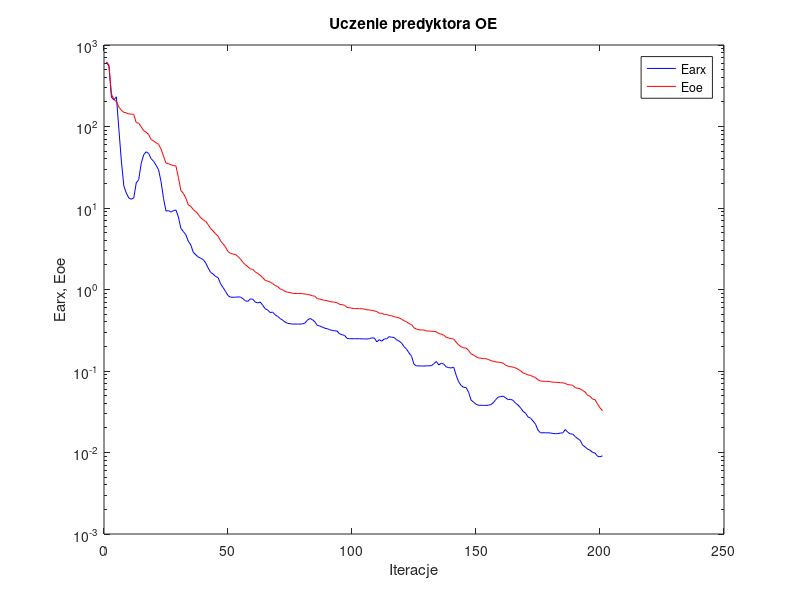
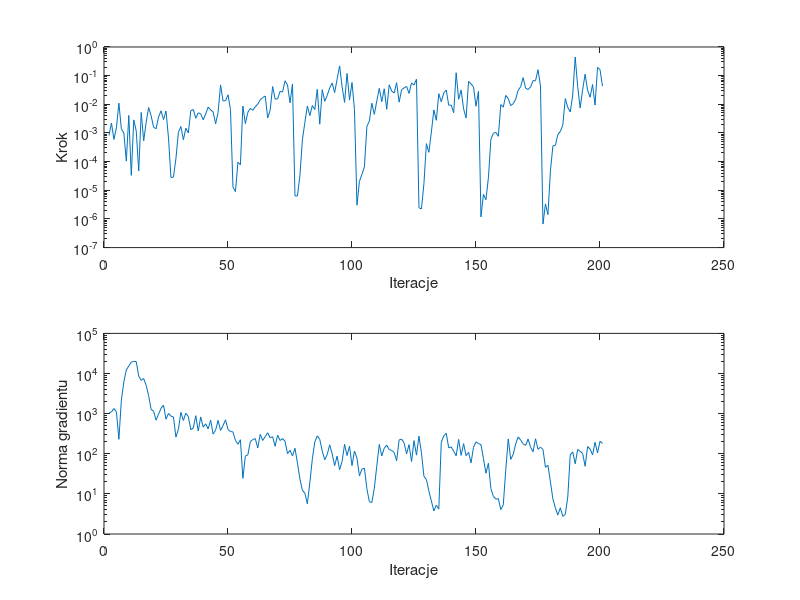

Reproduce these figures in MATLAB, in order.
%uczenie predyktora oe
clear all;
n=0; farx(n+1)=6.156150e+002; foe(n+1)=6.239167e+002; wspucz(n+1)=0.000000e+000; ng(n+1)=0.000000e+000;
%odnowa zmiennej metryki
n=1; farx(n+1)=5.488743e+002; foe(n+1)=5.642503e+002; krok(n+1)=8.178849e-004; ng(n+1)=1.028828e+003;
n=2; farx(n+1)=2.284868e+002; foe(n+1)=2.498764e+002; krok(n+1)=2.224854e-003; ng(n+1)=1.103489e+003;
n=3; farx(n+1)=2.122231e+002; foe(n+1)=2.136055e+002; krok(n+1)=5.985093e-004; ng(n+1)=1.339184e+003;
n=4; farx(n+1)=2.311681e+002; foe(n+1)=2.027825e+002; krok(n+1)=1.511984e-003; ng(n+1)=1.103013e+003;
n=5; farx(n+1)=9.252487e+001; foe(n+1)=1.734365e+002; krok(n+1)=1.095618e-002; ng(n+1)=2.290959e+002;
n=6; farx(n+1)=3.762834e+001; foe(n+1)=1.581211e+002; krok(n+1)=1.389400e-003; ng(n+1)=2.171762e+003;
n=7; farx(n+1)=1.864032e+001; foe(n+1)=1.492130e+002; krok(n+1)=9.907031e-004; ng(n+1)=6.192463e+003;
n=8; farx(n+1)=1.523096e+001; foe(n+1)=1.468181e+002; krok(n+1)=1.042068e-004; ng(n+1)=1.228420e+004;
n=9; farx(n+1)=1.327603e+001; foe(n+1)=1.427940e+002; krok(n+1)=4.083230e-003; ng(n+1)=1.544160e+004;
n=10; farx(n+1)=1.281052e+001; foe(n+1)=1.420051e+002; krok(n+1)=3.315087e-005; ng(n+1)=1.914312e+004;
n=11; farx(n+1)=1.329166e+001; foe(n+1)=1.406802e+002; krok(n+1)=2.855545e-003; ng(n+1)=2.006408e+004;
n=12; farx(n+1)=2.031080e+001; foe(n+1)=1.113683e+002; krok(n+1)=1.185775e-003; ng(n+1)=1.977070e+004;
n=13; farx(n+1)=2.229932e+001; foe(n+1)=1.099053e+002; krok(n+1)=4.714982e-005; ng(n+1)=8.614833e+003;
n=14; farx(n+1)=3.516411e+001; foe(n+1)=9.907850e+001; krok(n+1)=5.214527e-003; ng(n+1)=6.748796e+003;
n=15; farx(n+1)=4.499727e+001; foe(n+1)=8.879797e+001; krok(n+1)=5.333789e-004; ng(n+1)=7.499256e+003;
n=16; farx(n+1)=4.896103e+001; foe(n+1)=8.515185e+001; krok(n+1)=2.329278e-003; ng(n+1)=5.076564e+003;
n=17; farx(n+1)=4.667124e+001; foe(n+1)=7.947373e+001; krok(n+1)=7.737158e-003; ng(n+1)=2.810580e+003;
n=18; farx(n+1)=4.022754e+001; foe(n+1)=6.932182e+001; krok(n+1)=3.999353e-003; ng(n+1)=1.278252e+003;
n=19; farx(n+1)=3.740785e+001; foe(n+1)=6.645523e+001; krok(n+1)=1.587460e-003; ng(n+1)=1.151115e+003;
n=20; farx(n+1)=3.340472e+001; foe(n+1)=6.308868e+001; krok(n+1)=1.408753e-003; ng(n+1)=6.880331e+002;
n=21; farx(n+1)=2.956613e+001; foe(n+1)=6.042860e+001; krok(n+1)=3.595805e-003; ng(n+1)=9.736913e+002;
n=22; farx(n+1)=2.104840e+001; foe(n+1)=5.295949e+001; krok(n+1)=5.945944e-003; ng(n+1)=1.361488e+003;
n=23; farx(n+1)=1.310083e+001; foe(n+1)=4.326795e+001; krok(n+1)=2.926191e-003; ng(n+1)=1.625504e+003;
n=24; farx(n+1)=9.173794e+000; foe(n+1)=3.556598e+001; krok(n+1)=5.829556e-003; ng(n+1)=7.282405e+002;
n=25; farx(n+1)=9.288718e+000; foe(n+1)=3.499952e+001; krok(n+1)=6.738436e-004; ng(n+1)=1.013888e+003;
%odnowa zmiennej metryki
n=26; farx(n+1)=8.909167e+000; foe(n+1)=3.387695e+001; krok(n+1)=2.775430e-005; ng(n+1)=8.626339e+002;
n=27; farx(n+1)=9.293668e+000; foe(n+1)=3.317421e+001; krok(n+1)=2.921834e-005; ng(n+1)=8.288713e+002;
n=28; farx(n+1)=9.458898e+000; foe(n+1)=3.283242e+001; krok(n+1)=1.275185e-004; ng(n+1)=2.595339e+002;
n=29; farx(n+1)=7.769115e+000; foe(n+1)=2.370258e+001; krok(n+1)=1.055436e-003; ng(n+1)=4.082568e+002;
n=30; farx(n+1)=5.614123e+000; foe(n+1)=1.639273e+001; krok(n+1)=1.682049e-003; ng(n+1)=1.077950e+003;
n=31; farx(n+1)=5.142064e+000; foe(n+1)=1.512350e+001; krok(n+1)=5.792497e-004; ng(n+1)=6.763344e+002;
n=32; farx(n+1)=4.690858e+000; foe(n+1)=1.321495e+001; krok(n+1)=1.460933e-003; ng(n+1)=1.028828e+003;
n=33; farx(n+1)=3.914382e+000; foe(n+1)=1.093410e+001; krok(n+1)=9.975011e-004; ng(n+1)=8.505028e+002;
n=34; farx(n+1)=3.516514e+000; foe(n+1)=1.046969e+001; krok(n+1)=5.967857e-003; ng(n+1)=3.980078e+002;
n=35; farx(n+1)=2.860530e+000; foe(n+1)=9.545652e+000; krok(n+1)=6.607631e-003; ng(n+1)=4.389318e+002;
n=36; farx(n+1)=2.665535e+000; foe(n+1)=9.041731e+000; krok(n+1)=3.253129e-003; ng(n+1)=8.886801e+002;
n=37; farx(n+1)=2.510302e+000; foe(n+1)=8.364515e+000; krok(n+1)=5.038654e-003; ng(n+1)=3.720003e+002;
n=38; farx(n+1)=2.414061e+000; foe(n+1)=7.587287e+000; krok(n+1)=4.672280e-003; ng(n+1)=8.285822e+002;
n=39; farx(n+1)=2.330812e+000; foe(n+1)=7.173177e+000; krok(n+1)=2.855545e-003; ng(n+1)=4.611308e+002;
n=40; farx(n+1)=2.116855e+000; foe(n+1)=6.847933e+000; krok(n+1)=4.615511e-003; ng(n+1)=5.577608e+002;
n=41; farx(n+1)=1.837987e+000; foe(n+1)=6.236299e+000; krok(n+1)=7.993461e-003; ng(n+1)=4.190128e+002;
n=42; farx(n+1)=1.621868e+000; foe(n+1)=5.594366e+000; krok(n+1)=6.349841e-003; ng(n+1)=6.887489e+002;
n=43; farx(n+1)=1.549275e+000; foe(n+1)=5.212265e+000; krok(n+1)=5.433546e-003; ng(n+1)=3.095062e+002;
n=44; farx(n+1)=1.443995e+000; foe(n+1)=4.824477e+000; krok(n+1)=2.076855e-003; ng(n+1)=3.885579e+002;
n=45; farx(n+1)=1.401013e+000; foe(n+1)=4.507274e+000; krok(n+1)=5.228877e-003; ng(n+1)=6.791014e+002;
n=46; farx(n+1)=1.175337e+000; foe(n+1)=3.946697e+000; krok(n+1)=4.756755e-002; ng(n+1)=3.822842e+002;
n=47; farx(n+1)=1.058802e+000; foe(n+1)=3.629243e+000; krok(n+1)=1.315303e-002; ng(n+1)=5.065017e+002;
n=48; farx(n+1)=9.472622e-001; foe(n+1)=3.327095e+000; krok(n+1)=1.336226e-002; ng(n+1)=7.007457e+002;
n=49; farx(n+1)=8.419628e-001; foe(n+1)=2.919530e+000; krok(n+1)=2.147336e-002; ng(n+1)=4.034661e+002;
n=50; farx(n+1)=8.059932e-001; foe(n+1)=2.775215e+000; krok(n+1)=6.572826e-003; ng(n+1)=3.593402e+002;
%odnowa zmiennej metryki
n=51; farx(n+1)=8.025394e-001; foe(n+1)=2.721201e+000; krok(n+1)=1.283755e-005; ng(n+1)=3.497603e+002;
n=52; farx(n+1)=8.050364e-001; foe(n+1)=2.689939e+000; krok(n+1)=8.997287e-006; ng(n+1)=2.148401e+002;
n=53; farx(n+1)=8.111310e-001; foe(n+1)=2.535343e+000; krok(n+1)=9.532169e-005; ng(n+1)=1.727624e+002;
n=54; farx(n+1)=8.061805e-001; foe(n+1)=2.381403e+000; krok(n+1)=7.765442e-005; ng(n+1)=2.236941e+002;
n=55; farx(n+1)=7.724113e-001; foe(n+1)=2.157194e+000; krok(n+1)=8.705227e-003; ng(n+1)=2.438597e+001;
n=56; farx(n+1)=7.269575e-001; foe(n+1)=2.016900e+000; krok(n+1)=2.117016e-003; ng(n+1)=8.731221e+001;
n=57; farx(n+1)=7.151379e-001; foe(n+1)=1.900157e+000; krok(n+1)=5.214412e-003; ng(n+1)=9.397125e+001;
n=58; farx(n+1)=7.663082e-001; foe(n+1)=1.790779e+000; krok(n+1)=7.191676e-003; ng(n+1)=2.008714e+002;
n=59; farx(n+1)=7.611601e-001; foe(n+1)=1.763113e+000; krok(n+1)=6.192369e-003; ng(n+1)=2.259315e+002;
n=60; farx(n+1)=6.993827e-001; foe(n+1)=1.643691e+000; krok(n+1)=8.202462e-003; ng(n+1)=2.387444e+002;
n=61; farx(n+1)=6.852220e-001; foe(n+1)=1.574988e+000; krok(n+1)=1.025657e-002; ng(n+1)=1.388561e+002;
n=62; farx(n+1)=7.012565e-001; foe(n+1)=1.494593e+000; krok(n+1)=1.434453e-002; ng(n+1)=3.053282e+002;
n=63; farx(n+1)=6.406101e-001; foe(n+1)=1.397498e+000; krok(n+1)=1.716139e-002; ng(n+1)=2.143563e+002;
n=64; farx(n+1)=5.804031e-001; foe(n+1)=1.293876e+000; krok(n+1)=1.950573e-002; ng(n+1)=2.691944e+002;
n=65; farx(n+1)=5.603817e-001; foe(n+1)=1.266286e+000; krok(n+1)=3.349706e-003; ng(n+1)=3.337790e+002;
n=66; farx(n+1)=5.215449e-001; foe(n+1)=1.236891e+000; krok(n+1)=6.271232e-003; ng(n+1)=2.492829e+002;
n=67; farx(n+1)=5.276948e-001; foe(n+1)=1.181792e+000; krok(n+1)=4.171622e-002; ng(n+1)=2.662400e+002;
n=68; farx(n+1)=4.906985e-001; foe(n+1)=1.120330e+000; krok(n+1)=1.517118e-002; ng(n+1)=1.537433e+002;
n=69; farx(n+1)=4.676042e-001; foe(n+1)=1.087505e+000; krok(n+1)=1.547432e-002; ng(n+1)=2.902274e+002;
n=70; farx(n+1)=4.408204e-001; foe(n+1)=1.019321e+000; krok(n+1)=2.847182e-002; ng(n+1)=2.142041e+002;
n=71; farx(n+1)=4.210695e-001; foe(n+1)=9.934974e-001; krok(n+1)=2.680031e-002; ng(n+1)=2.386802e+002;
n=72; farx(n+1)=3.987454e-001; foe(n+1)=9.488738e-001; krok(n+1)=6.602029e-002; ng(n+1)=2.051185e+002;
n=73; farx(n+1)=3.847869e-001; foe(n+1)=9.276260e-001; krok(n+1)=4.715694e-002; ng(n+1)=1.005851e+002;
n=74; farx(n+1)=3.807773e-001; foe(n+1)=9.180437e-001; krok(n+1)=1.121665e-002; ng(n+1)=1.223631e+002;
n=75; farx(n+1)=3.768820e-001; foe(n+1)=8.983136e-001; krok(n+1)=5.121364e-002; ng(n+1)=8.796015e+001;
%odnowa zmiennej metryki
n=76; farx(n+1)=3.768690e-001; foe(n+1)=8.944781e-001; krok(n+1)=6.371971e-006; ng(n+1)=1.372177e+002;
n=77; farx(n+1)=3.768822e-001; foe(n+1)=8.930014e-001; krok(n+1)=6.341995e-006; ng(n+1)=5.902674e+001;
n=78; farx(n+1)=3.763936e-001; foe(n+1)=8.923023e-001; krok(n+1)=3.298238e-005; ng(n+1)=2.333383e+001;
n=79; farx(n+1)=3.782656e-001; foe(n+1)=8.889352e-001; krok(n+1)=5.847957e-004; ng(n+1)=1.225171e+001;
n=80; farx(n+1)=3.870394e-001; foe(n+1)=8.802751e-001; krok(n+1)=2.348414e-003; ng(n+1)=1.041590e+001;
n=81; farx(n+1)=4.197722e-001; foe(n+1)=8.702463e-001; krok(n+1)=8.744518e-003; ng(n+1)=5.668386e+000;
n=82; farx(n+1)=4.409694e-001; foe(n+1)=8.594471e-001; krok(n+1)=4.027729e-003; ng(n+1)=1.927312e+001;
n=83; farx(n+1)=4.274335e-001; foe(n+1)=8.384504e-001; krok(n+1)=9.045235e-003; ng(n+1)=7.319381e+001;
n=84; farx(n+1)=4.023598e-001; foe(n+1)=8.273857e-001; krok(n+1)=6.543079e-003; ng(n+1)=1.988976e+002;
n=85; farx(n+1)=3.620357e-001; foe(n+1)=7.698804e-001; krok(n+1)=3.320390e-002; ng(n+1)=2.793421e+002;
n=86; farx(n+1)=3.574386e-001; foe(n+1)=7.639078e-001; krok(n+1)=2.021294e-003; ng(n+1)=2.284069e+002;
n=87; farx(n+1)=3.453278e-001; foe(n+1)=7.470720e-001; krok(n+1)=3.234070e-002; ng(n+1)=1.171812e+002;
n=88; farx(n+1)=3.353227e-001; foe(n+1)=7.365300e-001; krok(n+1)=1.269968e-002; ng(n+1)=7.069207e+001;
n=89; farx(n+1)=3.305114e-001; foe(n+1)=7.278192e-001; krok(n+1)=2.049366e-002; ng(n+1)=9.577874e+001;
n=90; farx(n+1)=3.209576e-001; foe(n+1)=7.139465e-001; krok(n+1)=3.692409e-002; ng(n+1)=1.672648e+002;
n=91; farx(n+1)=3.146498e-001; foe(n+1)=7.037856e-001; krok(n+1)=5.514490e-002; ng(n+1)=9.968082e+001;
n=92; farx(n+1)=3.117205e-001; foe(n+1)=6.989058e-001; krok(n+1)=2.561181e-002; ng(n+1)=5.057112e+001;
n=93; farx(n+1)=3.092345e-001; foe(n+1)=6.863972e-001; krok(n+1)=7.494212e-002; ng(n+1)=8.748969e+001;
n=94; farx(n+1)=2.857981e-001; foe(n+1)=6.574051e-001; krok(n+1)=2.192961e-001; ng(n+1)=4.001869e+001;
n=95; farx(n+1)=2.787482e-001; foe(n+1)=6.501435e-001; krok(n+1)=4.076532e-002; ng(n+1)=6.439406e+001;
n=96; farx(n+1)=2.733814e-001; foe(n+1)=6.426667e-001; krok(n+1)=1.165911e-002; ng(n+1)=1.722158e+002;
n=97; farx(n+1)=2.512213e-001; foe(n+1)=6.027941e-001; krok(n+1)=1.189066e-001; ng(n+1)=9.044747e+001;
n=98; farx(n+1)=2.493284e-001; foe(n+1)=5.981596e-001; krok(n+1)=1.406421e-002; ng(n+1)=1.545797e+002;
n=99; farx(n+1)=2.488078e-001; foe(n+1)=5.885506e-001; krok(n+1)=5.753341e-002; ng(n+1)=5.073928e+001;
n=100; farx(n+1)=2.490894e-001; foe(n+1)=5.835376e-001; krok(n+1)=6.496894e-003; ng(n+1)=1.167704e+002;
%odnowa zmiennej metryki
n=101; farx(n+1)=2.490620e-001; foe(n+1)=5.829029e-001; krok(n+1)=3.014214e-006; ng(n+1)=7.770731e+001;
n=102; farx(n+1)=2.489494e-001; foe(n+1)=5.822234e-001; krok(n+1)=2.058283e-005; ng(n+1)=2.806671e+001;
n=103; farx(n+1)=2.479253e-001; foe(n+1)=5.800501e-001; krok(n+1)=3.572825e-005; ng(n+1)=4.145076e+001;
n=104; farx(n+1)=2.475147e-001; foe(n+1)=5.747773e-001; krok(n+1)=6.581348e-005; ng(n+1)=4.373799e+001;
n=105; farx(n+1)=2.473626e-001; foe(n+1)=5.628168e-001; krok(n+1)=1.682049e-003; ng(n+1)=1.344741e+001;
n=106; farx(n+1)=2.494041e-001; foe(n+1)=5.610231e-001; krok(n+1)=2.604174e-003; ng(n+1)=6.389142e+000;
n=107; farx(n+1)=2.553865e-001; foe(n+1)=5.536233e-001; krok(n+1)=1.086709e-002; ng(n+1)=6.067057e+000;
n=108; farx(n+1)=2.537023e-001; foe(n+1)=5.463449e-001; krok(n+1)=4.447430e-003; ng(n+1)=1.393412e+001;
n=109; farx(n+1)=2.277973e-001; foe(n+1)=5.357464e-001; krok(n+1)=1.321526e-002; ng(n+1)=4.993604e+001;
n=110; farx(n+1)=2.420501e-001; foe(n+1)=5.128084e-001; krok(n+1)=3.598781e-002; ng(n+1)=1.708338e+002;
n=111; farx(n+1)=2.323524e-001; foe(n+1)=5.104138e-001; krok(n+1)=1.238474e-002; ng(n+1)=8.849120e+001;
n=112; farx(n+1)=2.475668e-001; foe(n+1)=4.946984e-001; krok(n+1)=3.473024e-002; ng(n+1)=1.377042e+002;
n=113; farx(n+1)=2.483197e-001; foe(n+1)=4.929690e-001; krok(n+1)=6.669234e-003; ng(n+1)=1.639033e+002;
n=114; farx(n+1)=2.640696e-001; foe(n+1)=4.815701e-001; krok(n+1)=4.797973e-002; ng(n+1)=1.277570e+002;
n=115; farx(n+1)=2.595052e-001; foe(n+1)=4.749587e-001; krok(n+1)=2.900728e-002; ng(n+1)=1.202139e+002;
n=116; farx(n+1)=2.579174e-001; foe(n+1)=4.645080e-001; krok(n+1)=2.476948e-002; ng(n+1)=1.075753e+002;
n=117; farx(n+1)=2.408004e-001; foe(n+1)=4.553026e-001; krok(n+1)=5.671128e-002; ng(n+1)=6.709085e+001;
n=118; farx(n+1)=2.333916e-001; foe(n+1)=4.490490e-001; krok(n+1)=1.189189e-002; ng(n+1)=2.205660e+002;
n=119; farx(n+1)=2.199911e-001; foe(n+1)=4.307560e-001; krok(n+1)=3.207144e-002; ng(n+1)=2.326472e+002;
n=120; farx(n+1)=1.990125e-001; foe(n+1)=4.142671e-001; krok(n+1)=3.730542e-002; ng(n+1)=1.875635e+002;
n=121; farx(n+1)=1.850280e-001; foe(n+1)=4.001353e-001; krok(n+1)=4.215364e-002; ng(n+1)=9.931360e+001;
n=122; farx(n+1)=1.667772e-001; foe(n+1)=3.826259e-001; krok(n+1)=2.392360e-002; ng(n+1)=1.689875e+002;
n=123; farx(n+1)=1.519913e-001; foe(n+1)=3.705803e-001; krok(n+1)=5.558094e-002; ng(n+1)=6.404186e+001;
n=124; farx(n+1)=1.209490e-001; foe(n+1)=3.386741e-001; krok(n+1)=4.732423e-002; ng(n+1)=2.119543e+002;
n=125; farx(n+1)=1.157070e-001; foe(n+1)=3.270476e-001; krok(n+1)=7.542765e-002; ng(n+1)=9.244950e+001;
%odnowa zmiennej metryki
n=126; farx(n+1)=1.153598e-001; foe(n+1)=3.199364e-001; krok(n+1)=2.452269e-006; ng(n+1)=2.748744e+002;
n=127; farx(n+1)=1.152486e-001; foe(n+1)=3.190933e-001; krok(n+1)=2.235828e-006; ng(n+1)=1.054744e+002;
n=128; farx(n+1)=1.150919e-001; foe(n+1)=3.185313e-001; krok(n+1)=1.707914e-005; ng(n+1)=2.747397e+001;
n=129; farx(n+1)=1.158266e-001; foe(n+1)=3.103812e-001; krok(n+1)=4.235557e-004; ng(n+1)=2.263676e+001;
n=130; farx(n+1)=1.157328e-001; foe(n+1)=3.088805e-001; krok(n+1)=2.111695e-004; ng(n+1)=1.180879e+001;
n=131; farx(n+1)=1.163186e-001; foe(n+1)=3.075843e-001; krok(n+1)=1.078226e-003; ng(n+1)=6.642177e+000;
n=132; farx(n+1)=1.227592e-001; foe(n+1)=3.056604e-001; krok(n+1)=6.349841e-003; ng(n+1)=3.751107e+000;
n=133; farx(n+1)=1.307972e-001; foe(n+1)=3.033363e-001; krok(n+1)=2.774090e-003; ng(n+1)=5.228949e+000;
n=134; farx(n+1)=1.185805e-001; foe(n+1)=2.881224e-001; krok(n+1)=2.340953e-002; ng(n+1)=4.198928e+000;
n=135; farx(n+1)=1.245703e-001; foe(n+1)=2.833311e-001; krok(n+1)=1.219985e-002; ng(n+1)=1.949857e+002;
n=136; farx(n+1)=1.213695e-001; foe(n+1)=2.760840e-001; krok(n+1)=2.509359e-002; ng(n+1)=2.785630e+002;
n=137; farx(n+1)=1.121745e-001; foe(n+1)=2.589079e-001; krok(n+1)=3.153338e-002; ng(n+1)=3.235469e+002;
n=138; farx(n+1)=1.100484e-001; foe(n+1)=2.537179e-001; krok(n+1)=9.266348e-003; ng(n+1)=1.407205e+002;
n=139; farx(n+1)=1.088761e-001; foe(n+1)=2.500943e-001; krok(n+1)=9.385969e-003; ng(n+1)=1.478923e+002;
n=140; farx(n+1)=1.116748e-001; foe(n+1)=2.464052e-001; krok(n+1)=5.095665e-003; ng(n+1)=1.159109e+002;
n=141; farx(n+1)=8.868355e-002; foe(n+1)=2.255607e-001; krok(n+1)=1.261335e-001; ng(n+1)=8.888621e+001;
n=142; farx(n+1)=7.379356e-002; foe(n+1)=2.087377e-001; krok(n+1)=1.501192e-002; ng(n+1)=2.274193e+002;
n=143; farx(n+1)=6.644704e-002; foe(n+1)=1.984771e-001; krok(n+1)=3.153338e-002; ng(n+1)=9.119666e+001;
n=144; farx(n+1)=6.304472e-002; foe(n+1)=1.920289e-001; krok(n+1)=6.947618e-003; ng(n+1)=1.787135e+002;
n=145; farx(n+1)=6.273170e-002; foe(n+1)=1.914662e-001; krok(n+1)=3.303815e-003; ng(n+1)=8.952319e+001;
n=146; farx(n+1)=5.493248e-002; foe(n+1)=1.784724e-001; krok(n+1)=6.278363e-002; ng(n+1)=1.088377e+002;
n=147; farx(n+1)=4.415834e-002; foe(n+1)=1.622943e-001; krok(n+1)=5.160128e-002; ng(n+1)=5.934336e+001;
n=148; farx(n+1)=4.153699e-002; foe(n+1)=1.570529e-001; krok(n+1)=4.002904e-002; ng(n+1)=1.448441e+002;
n=149; farx(n+1)=3.908448e-002; foe(n+1)=1.497368e-001; krok(n+1)=8.580693e-003; ng(n+1)=1.985128e+002;
n=150; farx(n+1)=3.802233e-002; foe(n+1)=1.448841e-001; krok(n+1)=2.876644e-002; ng(n+1)=1.793490e+002;
%odnowa zmiennej metryki
n=151; farx(n+1)=3.797430e-002; foe(n+1)=1.434023e-001; krok(n+1)=1.179356e-006; ng(n+1)=1.682257e+002;
n=152; farx(n+1)=3.784817e-002; foe(n+1)=1.417734e-001; krok(n+1)=7.204914e-006; ng(n+1)=7.671879e+001;
n=153; farx(n+1)=3.787194e-002; foe(n+1)=1.415192e-001; krok(n+1)=4.670339e-006; ng(n+1)=3.265359e+001;
n=154; farx(n+1)=3.800708e-002; foe(n+1)=1.385646e-001; krok(n+1)=2.723127e-005; ng(n+1)=5.812216e+001;
n=155; farx(n+1)=3.873683e-002; foe(n+1)=1.341881e-001; krok(n+1)=5.978034e-004; ng(n+1)=1.350180e+001;
n=156; farx(n+1)=4.078807e-002; foe(n+1)=1.316133e-001; krok(n+1)=9.704157e-004; ng(n+1)=8.649049e+000;
n=157; farx(n+1)=4.476667e-002; foe(n+1)=1.294064e-001; krok(n+1)=1.050435e-003; ng(n+1)=7.419004e+000;
n=158; farx(n+1)=4.794144e-002; foe(n+1)=1.282318e-001; krok(n+1)=7.663457e-004; ng(n+1)=7.619820e+000;
n=159; farx(n+1)=4.850340e-002; foe(n+1)=1.272123e-001; krok(n+1)=9.744063e-003; ng(n+1)=4.063769e+000;
n=160; farx(n+1)=4.911961e-002; foe(n+1)=1.245950e-001; krok(n+1)=7.932207e-003; ng(n+1)=5.308806e+000;
n=161; farx(n+1)=4.650387e-002; foe(n+1)=1.172763e-001; krok(n+1)=2.038266e-002; ng(n+1)=4.006339e+001;
n=162; farx(n+1)=4.456006e-002; foe(n+1)=1.143256e-001; krok(n+1)=1.600678e-002; ng(n+1)=2.338682e+002;
n=163; farx(n+1)=4.487958e-002; foe(n+1)=1.131323e-001; krok(n+1)=8.996953e-003; ng(n+1)=7.238931e+001;
n=164; farx(n+1)=4.355672e-002; foe(n+1)=1.112490e-001; krok(n+1)=1.042882e-002; ng(n+1)=9.665230e+001;
n=165; farx(n+1)=4.013666e-002; foe(n+1)=1.088452e-001; krok(n+1)=1.520419e-002; ng(n+1)=1.758874e+002;
n=166; farx(n+1)=3.814847e-002; foe(n+1)=1.049877e-001; krok(n+1)=3.105538e-002; ng(n+1)=2.629446e+002;
n=167; farx(n+1)=3.518728e-002; foe(n+1)=1.004504e-001; krok(n+1)=4.095813e-002; ng(n+1)=2.203193e+002;
n=168; farx(n+1)=3.198885e-002; foe(n+1)=9.487835e-002; krok(n+1)=8.512166e-002; ng(n+1)=1.766617e+002;
n=169; farx(n+1)=3.028322e-002; foe(n+1)=9.220989e-002; krok(n+1)=3.650930e-002; ng(n+1)=1.624302e+002;
n=170; farx(n+1)=2.726701e-002; foe(n+1)=8.961974e-002; krok(n+1)=3.277333e-002; ng(n+1)=2.331048e+002;
n=171; farx(n+1)=2.641871e-002; foe(n+1)=8.814190e-002; krok(n+1)=4.000365e-002; ng(n+1)=1.455272e+002;
n=172; farx(n+1)=2.434300e-002; foe(n+1)=8.544510e-002; krok(n+1)=6.706589e-002; ng(n+1)=1.118640e+002;
n=173; farx(n+1)=2.229990e-002; foe(n+1)=8.293537e-002; krok(n+1)=6.647460e-002; ng(n+1)=2.370612e+002;
n=174; farx(n+1)=1.876243e-002; foe(n+1)=7.798933e-002; krok(n+1)=1.613755e-001; ng(n+1)=1.289224e+002;
n=175; farx(n+1)=1.746658e-002; foe(n+1)=7.536422e-002; krok(n+1)=4.346837e-002; ng(n+1)=1.460551e+002;
%odnowa zmiennej metryki
n=176; farx(n+1)=1.747010e-002; foe(n+1)=7.495805e-002; krok(n+1)=6.623605e-007; ng(n+1)=1.289205e+002;
n=177; farx(n+1)=1.745272e-002; foe(n+1)=7.468849e-002; krok(n+1)=3.333783e-006; ng(n+1)=4.605937e+001;
n=178; farx(n+1)=1.743306e-002; foe(n+1)=7.454132e-002; krok(n+1)=1.406573e-006; ng(n+1)=5.165599e+001;
n=179; farx(n+1)=1.738254e-002; foe(n+1)=7.385093e-002; krok(n+1)=4.661880e-005; ng(n+1)=1.997477e+001;
n=180; farx(n+1)=1.713627e-002; foe(n+1)=7.290139e-002; krok(n+1)=3.534472e-004; ng(n+1)=7.524785e+000;
n=181; farx(n+1)=1.702358e-002; foe(n+1)=7.265332e-002; krok(n+1)=3.697205e-004; ng(n+1)=4.483593e+000;
n=182; farx(n+1)=1.704238e-002; foe(n+1)=7.244796e-002; krok(n+1)=8.786586e-004; ng(n+1)=2.966051e+000;
n=183; farx(n+1)=1.731260e-002; foe(n+1)=7.180632e-002; krok(n+1)=1.127039e-003; ng(n+1)=4.510760e+000;
n=184; farx(n+1)=1.743510e-002; foe(n+1)=7.159232e-002; krok(n+1)=1.899561e-003; ng(n+1)=2.756484e+000;
n=185; farx(n+1)=1.913077e-002; foe(n+1)=7.041426e-002; krok(n+1)=1.586441e-002; ng(n+1)=3.088444e+000;
n=186; farx(n+1)=1.774768e-002; foe(n+1)=6.806354e-002; krok(n+1)=7.815763e-003; ng(n+1)=8.300432e+000;
n=187; farx(n+1)=1.691206e-002; foe(n+1)=6.757663e-002; krok(n+1)=5.414124e-003; ng(n+1)=9.361375e+001;
n=188; farx(n+1)=1.683584e-002; foe(n+1)=6.667610e-002; krok(n+1)=2.118799e-002; ng(n+1)=1.113480e+002;
n=189; farx(n+1)=1.567914e-002; foe(n+1)=6.250317e-002; krok(n+1)=4.461084e-001; ng(n+1)=5.621694e+001;
n=190; farx(n+1)=1.476653e-002; foe(n+1)=6.137449e-002; krok(n+1)=4.194258e-002; ng(n+1)=1.276161e+002;
n=191; farx(n+1)=1.414273e-002; foe(n+1)=6.051964e-002; krok(n+1)=7.385876e-003; ng(n+1)=1.149079e+002;
n=192; farx(n+1)=1.231278e-002; foe(n+1)=5.774299e-002; krok(n+1)=3.222183e-002; ng(n+1)=1.014613e+002;
n=193; farx(n+1)=1.170722e-002; foe(n+1)=5.518498e-002; krok(n+1)=1.125137e-001; ng(n+1)=4.875626e+001;
n=194; farx(n+1)=1.100217e-002; foe(n+1)=5.029630e-002; krok(n+1)=3.076926e-002; ng(n+1)=1.510939e+002;
n=195; farx(n+1)=1.066166e-002; foe(n+1)=4.895808e-002; krok(n+1)=1.759944e-002; ng(n+1)=1.310054e+002;
n=196; farx(n+1)=1.003496e-002; foe(n+1)=4.516545e-002; krok(n+1)=4.904612e-002; ng(n+1)=9.341944e+001;
n=197; farx(n+1)=9.853936e-003; foe(n+1)=4.454018e-002; krok(n+1)=9.378531e-003; ng(n+1)=1.933165e+002;
n=198; farx(n+1)=8.992414e-003; foe(n+1)=3.939844e-002; krok(n+1)=1.935340e-001; ng(n+1)=1.054793e+002;
n=199; farx(n+1)=8.879845e-003; foe(n+1)=3.536472e-002; krok(n+1)=1.630613e-001; ng(n+1)=2.040145e+002;
n=200; farx(n+1)=9.087375e-003; foe(n+1)=3.257528e-002; krok(n+1)=4.308418e-002; ng(n+1)=1.813999e+002;

figure; semilogy(farx,'b'); hold on; semilogy(foe,'r'); xlabel('Iteracje'); ylabel('Earx, Eoe'); legend('Earx','Eoe'); title('Uczenie predyktora OE');
figure; subplot(2,1,1); semilogy(krok); xlabel('Iteracje'); ylabel('Krok');
subplot(2,1,2); semilogy(ng); xlabel('Iteracje'); ylabel('Norma gradientu');
Earx=farx(n+1)
Eoe=foe(n+1)
